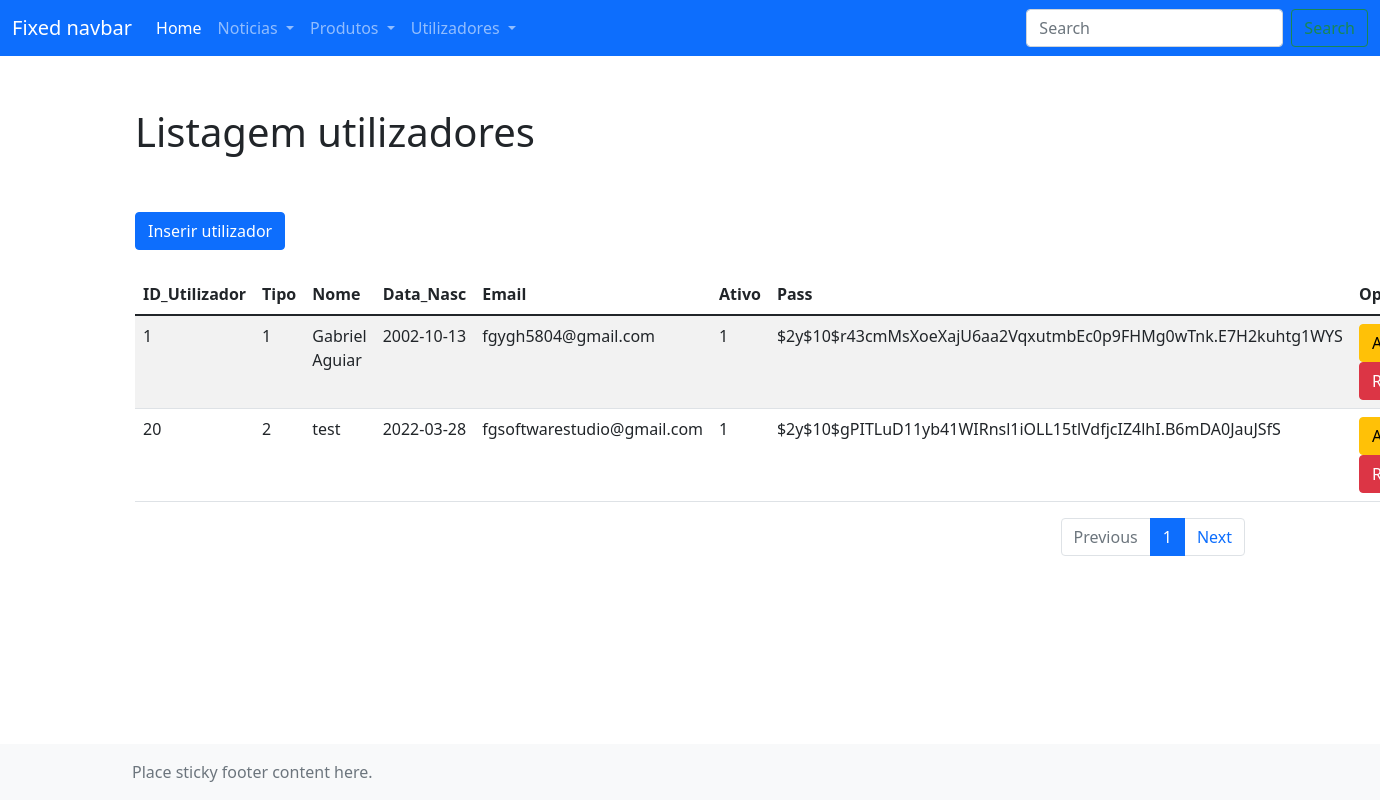
The page /backoffice/users/list_users.php on the database its author committed.
### tables this page shows
CREATE TABLE `utilizadores` (
  `ID_Utilizador` int(11) NOT NULL,
  `Tipo_Utilizador` int(11) NOT NULL,
  `Nome` varchar(75) NOT NULL,
  `Data_Nasc` date NOT NULL,
  `Email` varchar(75) NOT NULL,
  `Ativo` int(1) NOT NULL,
  `Pass` varchar(175) NOT NULL
);

### backoffice/utils/conexao.inc.php (called while the page is built, shortened)
<?php
    function conexaoDB(){
        $servername = "localhost";
        $username = "root";
        $password = "";
        $database = "pap";
        try{
            $conn = mysqli_connect($servername, $username, $password, $database);
        }
        catch(mysqli_sql_exception $mensagem) {
            echo nl2br("Erro: Não foi possivel conectar ao MySQL".$mensagem);
            throw $mensagem;
        }
        return $conn;
    }
    function executarSQL($sql_command){
        $conn = conexaoDB();
        $resultado = mysqli_query($conn, $sql_command);
        return $resultado;
    }
?>

### backoffice/users/list_users.php (the view, shortened to what this page needs)
<!doctype html>
<html lang="en" class="h-100">
	<head>
		<link href="https://cdn.jsdelivr.net/npm/bootstrap@5.1.3/dist/css/bootstrap.min.css" rel="stylesheet">
		<link href="css/sticky-footer-navbar.css" rel="stylesheet">
		<link href="css/backoffice.css" rel="stylesheet">
	</head>
	<body class="d-flex flex-column h-100">
		<?php
			include("../utils/conexao.inc.php");
			include("../header/header.php");
		?>
		<main class="flex-shrink-0">
			<div class="container">
				<h1 class="mt-5">Listagem utilizadores</h1>
				<br>
				<a href="./create_user.php">
					<button type="button" class="btn btn-primary">Inserir utilizador</button>
				</a>
				<br>
				<table class="table table-striped">
					<thead>
						<tr>
							<th scope="col">ID_Utilizador</th>
							<th scope="col">Tipo</th>
							<th scope="col">Nome</th>
							<th scope="col">Data_Nasc</th>
							<th scope="col">Email</th>
							<th scope="col">Ativo</th>
							<th scope="col">Pass</th>
							<th scope="col">Operações</th>
						</tr>
					</thead>
					<tbody>
						<?php
							$n_registos_pagina = 10;
							$pagina_atual = intval(isset($_GET['pagina']) ? $_GET['pagina'] : 1);
							if($pagina_atual == 1){
								$query = "SELECT * FROM utilizadores
								LIMIT ".intval($pagina_atual -1).", ".$n_registos_pagina."" ;
							}else{
								$query = "SELECT * FROM utilizadores
								LIMIT ".intval(($pagina_atual -1 * $n_registos_pagina).", ".$n_registos_pagina)."";
							}
							if($result = executarSQL($query)){
								while($row = mysqli_fetch_array($result)){
									echo "<tr>";
										echo "<td>".$row["ID_Utilizador"]."</td>";
										echo "<td>".$row["Tipo_Utilizador"]."</td>";
										echo "<td>".$row["Nome"]."</td>";
										echo "<td>".$row["Data_Nasc"]."</td>";
										echo "<td>".$row["Email"]."</td>";
										echo "<td>".$row["Ativo"]."</td>";
										echo "<td>".$row["Pass"]."</td>";
										echo "<td>
											<a href='./create_user.php?ID=".$row["ID_Utilizador"]."'>
												<button type='button' class='btn btn-warning'>Alterar</button>
											</a>
											<a href='./script_del_user.php?ID=".$row["ID_Utilizador"]."'>
												<button type='button' class='btn btn-danger'>Remover</button>
											</a>
										</td>";
									echo "</tr>";
								}
							}else{
								echo "Erro na consulta a base de dados";
							}
						?>
					</tbody>
				</table>
				<nav aria-label="Page navigation example">
					<ul class="pagination justify-content-end">
					<li class="page-item disabled"><a class="page-link" href="#" tabindex="-1">Previous</a></li>
						<?php
							$query1 = "SELECT * FROM utilizadores";
							$result1 = executarSQL($query1);
							$total_registos = mysqli_num_rows($result1);
							$paginações = intval($total_registos / $n_registos_pagina);
							for($i = 0; $i <= $paginações; $i++){
								if($pagina_atual == $i + 1){
									echo "<li class='page-item active'><a class='page-link' href='list_users.php?pagina=".($i + 1)."'>".($i + 1)."</a></li>";
								}else{
									echo "<li class='page-item'><a class='page-link' href='list_users.php?pagina=".($i + 1)."'>".($i + 1)."</a></li>";
								}
							}
						?>
						<li class="page-item"><a class="page-link" href="#">Next</a></li>
					</ul>
				</nav>
			</div>
		</main>
		<footer class="footer mt-auto py-3 bg-light">
			<div class="container">
				<span class="text-muted">Place sticky footer content here.</span>
			</div>
		</footer>
	</body>
</html>

### backoffice/css/sticky-footer-navbar.css (style rules this page uses)
main > .container { padding: 60px 15px 0; }

### rows shown on the page
utilizadores: ID_Utilizador "1", Tipo_Utilizador "1", Nome "Gabriel Aguiar", Data_Nasc "2002-10-13", Email "fgygh5804@gmail.com", Ativo "1", Pass "$2y$10$r43cmMsXoeXajU6aa2VqxutmbEc0p9FHMg0wTnk.E7H2kuhtg1WYS"
utilizadores: ID_Utilizador "20", Tipo_Utilizador "2", Nome "test", Data_Nasc "2022-03-28", Email "fgsoftwarestudio@gmail.com", Ativo "1", Pass "$2y$10$gPITLuD11yb41WIRnsl1iOLL15tlVdfjcIZ4lhI.B6mDA0JauJSfS"
